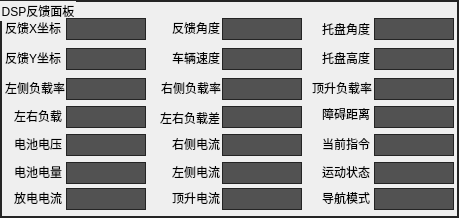
       <widget class="QGroupBox" name="groupBox_6">
        <property name="geometry">
         <rect>
          <x>0</x>
          <y>80</y>
          <width>459</width>
          <height>218</height>
         </rect>
        </property>
        <property name="styleSheet">
         <string notr="true">QGroupBox {
  border: 1.5px solid rgb(36, 36, 36);
}


</string>
        </property>
        <property name="title">
         <string>DSP反馈面板</string>
        </property>
        <property name="flat">
         <bool>false</bool>
        </property>
        <property name="checkable">
         <bool>false</bool>
        </property>
        <widget class="QLabel" name="label_58">
         <property name="geometry">
          <rect>
           <x>14</x>
           <y>108</y>
           <width>48</width>
           <height>16</height>
          </rect>
         </property>
         <property name="text">
          <string>左右负载差</string>
         </property>
        </widget>
        <widget class="QLabel" name="label_52">
         <property name="geometry">
          <rect>
           <x>172</x>
           <y>50</y>
           <width>48</width>
           <height>16</height>
          </rect>
         </property>
         <property name="text">
          <string>车辆速度</string>
         </property>
        </widget>
        <widget class="QLabel" name="label_56">
         <property name="geometry">
          <rect>
           <x>322</x>
           <y>106</y>
           <width>48</width>
           <height>16</height>
          </rect>
         </property>
         <property name="text">
          <string>障碍距离</string>
         </property>
        </widget>
        <widget class="QLabel" name="label_48">
         <property name="geometry">
          <rect>
           <x>5</x>
           <y>50</y>
           <width>59</width>
           <height>16</height>
          </rect>
         </property>
         <property name="text">
          <string>反馈Y坐标</string>
         </property>
        </widget>
        <widget class="QLabel" name="label_201">
         <property name="geometry">
          <rect>
           <x>322</x>
           <y>136</y>
           <width>50</width>
           <height>16</height>
          </rect>
         </property>
         <property name="text">
          <string>当前指令</string>
         </property>
        </widget>
        <widget class="QLabel" name="label_96">
         <property name="geometry">
          <rect>
           <x>14</x>
           <y>164</y>
           <width>49</width>
           <height>16</height>
          </rect>
         </property>
         <property name="text">
          <string>电池电量</string>
         </property>
        </widget>
        <widget class="QLabel" name="label_47">
         <property name="geometry">
          <rect>
           <x>5</x>
           <y>20</y>
           <width>60</width>
           <height>16</height>
          </rect>
         </property>
         <property name="text">
          <string>反馈X坐标</string>
         </property>
        </widget>
        <widget class="QLabel" name="label_51">
         <property name="geometry">
          <rect>
           <x>172</x>
           <y>20</y>
           <width>48</width>
           <height>16</height>
          </rect>
         </property>
         <property name="text">
          <string>反馈角度</string>
         </property>
        </widget>
        <widget class="QLabel" name="label_55">
         <property name="geometry">
          <rect>
           <x>322</x>
           <y>21</y>
           <width>48</width>
           <height>16</height>
          </rect>
         </property>
         <property name="text">
          <string>托盘角度</string>
         </property>
        </widget>
        <widget class="QLabel" name="label_57">
         <property name="geometry">
          <rect>
           <x>322</x>
           <y>50</y>
           <width>48</width>
           <height>16</height>
          </rect>
         </property>
         <property name="text">
          <string>托盘高度</string>
         </property>
        </widget>
        <widget class="QLabel" name="label_95">
         <property name="geometry">
          <rect>
           <x>14</x>
           <y>136</y>
           <width>49</width>
           <height>16</height>
          </rect>
         </property>
         <property name="text">
          <string>电池电压</string>
         </property>
        </widget>
        <widget class="QLabel" name="label_198">
         <property name="geometry">
          <rect>
           <x>322</x>
           <y>164</y>
           <width>48</width>
           <height>16</height>
          </rect>
         </property>
         <property name="text">
          <string>运动状态</string>
         </property>
        </widget>
        <widget class="QLabel" name="label_200">
         <property name="geometry">
          <rect>
           <x>322</x>
           <y>190</y>
           <width>48</width>
           <height>16</height>
          </rect>
         </property>
         <property name="text">
          <string>导航模式</string>
         </property>
        </widget>
        <widget class="QLabel" name="label_49">
         <property name="geometry">
          <rect>
           <x>5</x>
           <y>80</y>
           <width>60</width>
           <height>16</height>
          </rect>
         </property>
         <property name="text">
          <string>左侧负载率</string>
         </property>
        </widget>
        <widget class="QLabel" name="label_53">
         <property name="geometry">
          <rect>
           <x>161</x>
           <y>80</y>
           <width>60</width>
           <height>16</height>
          </rect>
         </property>
         <property name="text">
          <string>右侧负载率</string>
         </property>
        </widget>
        <widget class="QLabel" name="label_59">
         <property name="geometry">
          <rect>
           <x>312</x>
           <y>80</y>
           <width>63</width>
           <height>16</height>
          </rect>
         </property>
         <property name="text">
          <string>顶升负载率</string>
         </property>
        </widget>
        <widget class="QLabel" name="label_61">
         <property name="geometry">
          <rect>
           <x>160</x>
           <y>110</y>
           <width>64</width>
           <height>16</height>
          </rect>
         </property>
         <property name="text">
          <string>左右负载差</string>
         </property>
        </widget>
        <widget class="QLabel" name="label_202">
         <property name="geometry">
          <rect>
           <x>172</x>
           <y>164</y>
           <width>48</width>
           <height>16</height>
          </rect>
         </property>
         <property name="text">
          <string>左侧电流</string>
         </property>
        </widget>
        <widget class="QLabel" name="label_203">
         <property name="geometry">
          <rect>
           <x>172</x>
           <y>136</y>
           <width>48</width>
           <height>16</height>
          </rect>
         </property>
         <property name="text">
          <string>右侧电流</string>
         </property>
        </widget>
        <widget class="QLabel" name="label_204">
         <property name="geometry">
          <rect>
           <x>172</x>
           <y>190</y>
           <width>48</width>
           <height>16</height>
          </rect>
         </property>
         <property name="text">
          <string>顶升电流</string>
         </property>
        </widget>
        <widget class="QLabel" name="labelEdit_DSP_X">
         <property name="geometry">
          <rect>
           <x>66</x>
           <y>18</y>
           <width>80</width>
           <height>22</height>
          </rect>
         </property>
         <property name="styleSheet">
          <string notr="true">border: 1px solid rgb(36, 36, 36);        background: rgb(82, 82, 82);</string>
         </property>
         <property name="text">
          <string/>
         </property>
         <property name="alignment">
          <set>Qt::AlignCenter</set>
         </property>
        </widget>
        <widget class="QLabel" name="labelEdit_DSP_Y">
         <property name="geometry">
          <rect>
           <x>66</x>
           <y>48</y>
           <width>80</width>
           <height>22</height>
          </rect>
         </property>
         <property name="styleSheet">
          <string notr="true">border: 1px solid rgb(36, 36, 36);        background: rgb(82, 82, 82);</string>
         </property>
         <property name="text">
          <string/>
         </property>
         <property name="alignment">
          <set>Qt::AlignCenter</set>
         </property>
        </widget>
        <widget class="QLabel" name="labelEdit_DSP_H">
         <property name="geometry">
          <rect>
           <x>222</x>
           <y>18</y>
           <width>80</width>
           <height>22</height>
          </rect>
         </property>
         <property name="styleSheet">
          <string notr="true">border: 1px solid rgb(36, 36, 36);        background: rgb(82, 82, 82);</string>
         </property>
         <property name="text">
          <string/>
         </property>
         <property name="alignment">
          <set>Qt::AlignCenter</set>
         </property>
        </widget>
        <widget class="QLabel" name="labelEdit_AgvSpeed">
         <property name="geometry">
          <rect>
           <x>222</x>
           <y>48</y>
           <width>80</width>
           <height>22</height>
          </rect>
         </property>
         <property name="styleSheet">
          <string notr="true">border: 1px solid rgb(36, 36, 36);        background: rgb(82, 82, 82);</string>
         </property>
         <property name="text">
          <string/>
         </property>
         <property name="alignment">
          <set>Qt::AlignCenter</set>
         </property>
        </widget>
        <widget class="QLabel" name="labelEdit_ElectricQuantity">
         <property name="geometry">
          <rect>
           <x>66</x>
           <y>162</y>
           <width>80</width>
           <height>22</height>
          </rect>
         </property>
         <property name="styleSheet">
          <string notr="true">border: 1px solid rgb(36, 36, 36);        background: rgb(82, 82, 82);</string>
         </property>
         <property name="text">
          <string/>
         </property>
         <property name="alignment">
          <set>Qt::AlignCenter</set>
         </property>
        </widget>
        <widget class="QLabel" name="labelEdit_PodaAngle">
         <property name="geometry">
          <rect>
           <x>374</x>
           <y>18</y>
           <width>80</width>
           <height>22</height>
          </rect>
         </property>
         <property name="styleSheet">
          <string notr="true">border: 1px solid rgb(36, 36, 36);        background: rgb(82, 82, 82);</string>
         </property>
         <property name="text">
          <string/>
         </property>
         <property name="alignment">
          <set>Qt::AlignCenter</set>
         </property>
        </widget>
        <widget class="QLabel" name="labelEdit_PodHeight">
         <property name="geometry">
          <rect>
           <x>374</x>
           <y>48</y>
           <width>80</width>
           <height>22</height>
          </rect>
         </property>
         <property name="styleSheet">
          <string notr="true">border: 1px solid rgb(36, 36, 36);        background: rgb(82, 82, 82);</string>
         </property>
         <property name="text">
          <string/>
         </property>
         <property name="alignment">
          <set>Qt::AlignCenter</set>
         </property>
        </widget>
        <widget class="QLabel" name="labelEdit_BarrierAngle">
         <property name="geometry">
          <rect>
           <x>66</x>
           <y>106</y>
           <width>80</width>
           <height>22</height>
          </rect>
         </property>
         <property name="styleSheet">
          <string notr="true">border: 1px solid rgb(36, 36, 36);        background: rgb(82, 82, 82);</string>
         </property>
         <property name="text">
          <string/>
         </property>
         <property name="alignment">
          <set>Qt::AlignCenter</set>
         </property>
        </widget>
        <widget class="QLabel" name="labelEdit_PresentInstruction">
         <property name="geometry">
          <rect>
           <x>374</x>
           <y>134</y>
           <width>80</width>
           <height>22</height>
          </rect>
         </property>
         <property name="styleSheet">
          <string notr="true">border: 1px solid rgb(36, 36, 36);        background: rgb(82, 82, 82);</string>
         </property>
         <property name="text">
          <string/>
         </property>
         <property name="alignment">
          <set>Qt::AlignCenter</set>
         </property>
        </widget>
        <widget class="QLabel" name="labelEdit_BarrierDistance">
         <property name="geometry">
          <rect>
           <x>374</x>
           <y>106</y>
           <width>80</width>
           <height>22</height>
          </rect>
         </property>
         <property name="styleSheet">
          <string notr="true">border: 1px solid rgb(36, 36, 36);        background: rgb(82, 82, 82);</string>
         </property>
         <property name="text">
          <string/>
         </property>
         <property name="alignment">
          <set>Qt::AlignCenter</set>
         </property>
        </widget>
        <widget class="QLabel" name="labelEdit_battery_voltage">
         <property name="geometry">
          <rect>
           <x>66</x>
           <y>134</y>
           <width>80</width>
           <height>22</height>
          </rect>
         </property>
         <property name="styleSheet">
          <string notr="true">border: 1px solid rgb(36, 36, 36);        background: rgb(82, 82, 82);</string>
         </property>
         <property name="text">
          <string/>
         </property>
         <property name="alignment">
          <set>Qt::AlignCenter</set>
         </property>
        </widget>
        <widget class="QLabel" name="labelEdit_LeftLoadRate">
         <property name="geometry">
          <rect>
           <x>66</x>
           <y>78</y>
           <width>80</width>
           <height>22</height>
          </rect>
         </property>
         <property name="styleSheet">
          <string notr="true">border: 1px solid rgb(36, 36, 36);        background: rgb(82, 82, 82);</string>
         </property>
         <property name="text">
          <string/>
         </property>
         <property name="alignment">
          <set>Qt::AlignCenter</set>
         </property>
        </widget>
        <widget class="QLabel" name="labelEdit_RightLoadRate">
         <property name="geometry">
          <rect>
           <x>222</x>
           <y>78</y>
           <width>80</width>
           <height>22</height>
          </rect>
         </property>
         <property name="styleSheet">
          <string notr="true">border: 1px solid rgb(36, 36, 36);        background: rgb(82, 82, 82);</string>
         </property>
         <property name="text">
          <string/>
         </property>
         <property name="alignment">
          <set>Qt::AlignCenter</set>
         </property>
        </widget>
        <widget class="QLabel" name="labelEdit_LiftupLoadRate">
         <property name="geometry">
          <rect>
           <x>374</x>
           <y>78</y>
           <width>80</width>
           <height>22</height>
          </rect>
         </property>
         <property name="styleSheet">
          <string notr="true">border: 1px solid rgb(36, 36, 36);        background: rgb(82, 82, 82);</string>
         </property>
         <property name="text">
          <string/>
         </property>
         <property name="alignment">
          <set>Qt::AlignCenter</set>
         </property>
        </widget>
        <widget class="QLabel" name="labelEdit_LeftRightLoadRate">
         <property name="geometry">
          <rect>
           <x>222</x>
           <y>106</y>
           <width>80</width>
           <height>22</height>
          </rect>
         </property>
         <property name="styleSheet">
          <string notr="true">border: 1px solid rgb(36, 36, 36);        background: rgb(82, 82, 82);</string>
         </property>
         <property name="text">
          <string/>
         </property>
         <property name="alignment">
          <set>Qt::AlignCenter</set>
         </property>
        </widget>
        <widget class="QLabel" name="labelEdit_LeftCurrent">
         <property name="geometry">
          <rect>
           <x>222</x>
           <y>162</y>
           <width>80</width>
           <height>22</height>
          </rect>
         </property>
         <property name="styleSheet">
          <string notr="true">border: 1px solid rgb(36, 36, 36);        background: rgb(82, 82, 82);</string>
         </property>
         <property name="text">
          <string/>
         </property>
         <property name="alignment">
          <set>Qt::AlignCenter</set>
         </property>
        </widget>
        <widget class="QLabel" name="labelEdit_RightCurrent">
         <property name="geometry">
          <rect>
           <x>222</x>
           <y>134</y>
           <width>80</width>
           <height>22</height>
          </rect>
         </property>
         <property name="styleSheet">
          <string notr="true">border: 1px solid rgb(36, 36, 36);        background: rgb(82, 82, 82);</string>
         </property>
         <property name="text">
          <string/>
         </property>
         <property name="alignment">
          <set>Qt::AlignCenter</set>
         </property>
        </widget>
        <widget class="QLabel" name="labelEdit_LiftupCurrent">
         <property name="geometry">
          <rect>
           <x>222</x>
           <y>188</y>
           <width>80</width>
           <height>22</height>
          </rect>
         </property>
         <property name="styleSheet">
          <string notr="true">border: 1px solid rgb(36, 36, 36);        background: rgb(82, 82, 82);</string>
         </property>
         <property name="text">
          <string/>
         </property>
         <property name="alignment">
          <set>Qt::AlignCenter</set>
         </property>
        </widget>
        <widget class="QLabel" name="label_205">
         <property name="geometry">
          <rect>
           <x>14</x>
           <y>190</y>
           <width>48</width>
           <height>16</height>
          </rect>
         </property>
         <property name="text">
          <string>放电电流</string>
         </property>
        </widget>
        <widget class="QLabel" name="labelEdit_MotionStatus">
         <property name="geometry">
          <rect>
           <x>374</x>
           <y>162</y>
           <width>80</width>
           <height>22</height>
          </rect>
         </property>
         <property name="styleSheet">
          <string notr="true">border: 1px solid rgb(36, 36, 36);        background: rgb(82, 82, 82);</string>
         </property>
         <property name="text">
          <string/>
         </property>
         <property name="alignment">
          <set>Qt::AlignCenter</set>
         </property>
        </widget>
        <widget class="QLabel" name="labelEdit_Battery_Current">
         <property name="geometry">
          <rect>
           <x>66</x>
           <y>188</y>
           <width>80</width>
           <height>22</height>
          </rect>
         </property>
         <property name="styleSheet">
          <string notr="true">border: 1px solid rgb(36, 36, 36);        background: rgb(82, 82, 82);</string>
         </property>
         <property name="text">
          <string/>
         </property>
         <property name="alignment">
          <set>Qt::AlignCenter</set>
         </property>
        </widget>
        <widget class="QLabel" name="labelEdit_NavigationMode">
         <property name="geometry">
          <rect>
           <x>374</x>
           <y>188</y>
           <width>80</width>
           <height>22</height>
          </rect>
         </property>
         <property name="styleSheet">
          <string notr="true">border: 1px solid rgb(36, 36, 36);        background: rgb(82, 82, 82);</string>
         </property>
         <property name="text">
          <string/>
         </property>
         <property name="alignment">
          <set>Qt::AlignCenter</set>
         </property>
        </widget>
       </widget>
